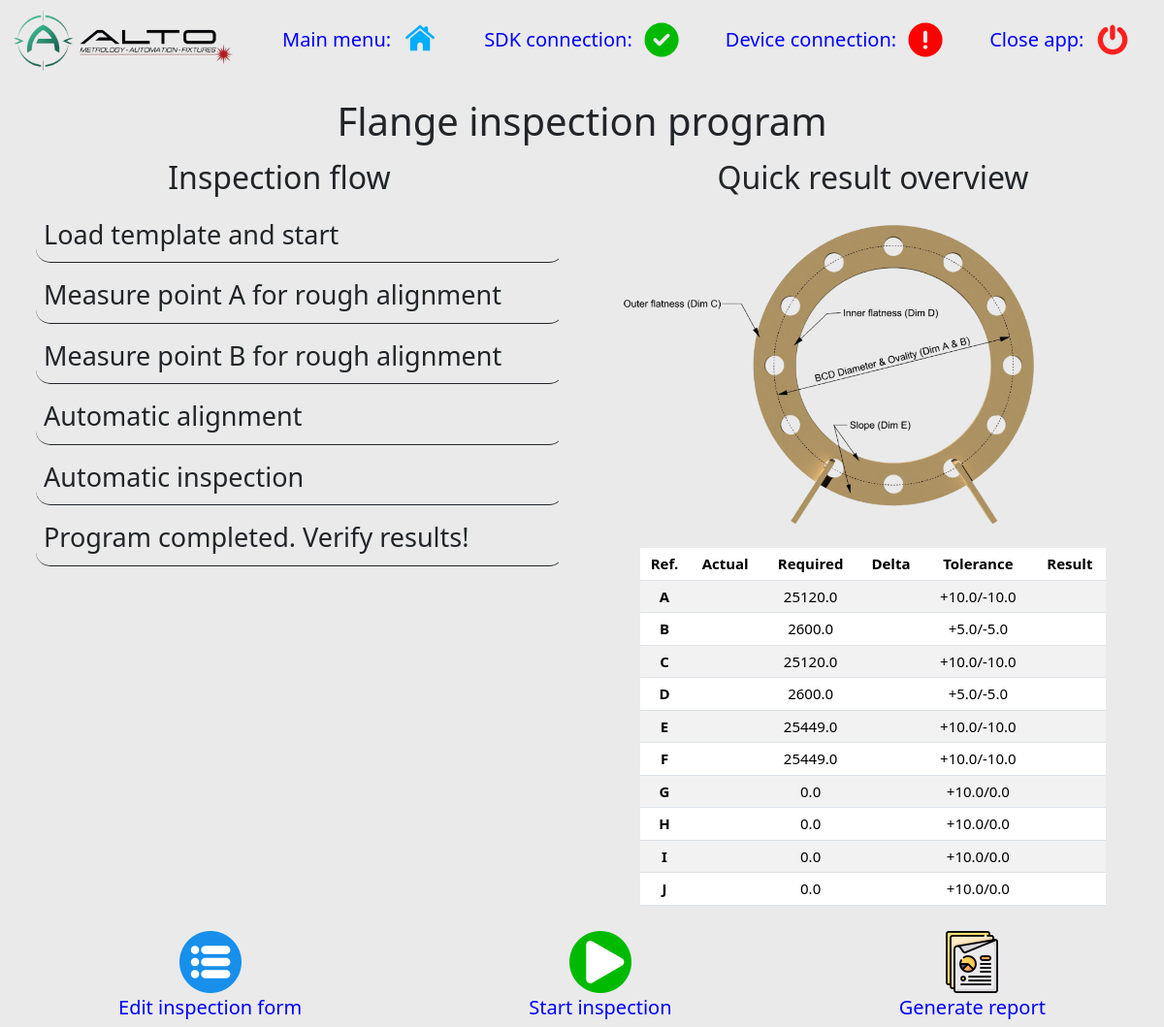
The app's page /inspection/flange_inspection/1/ with its own data.
### user_interface/models.py (models this page shows, shortened)
class ProjectNominalAndTolerance(models.Model):
    dimension_name = models.CharField(max_length=100, blank=False, verbose_name='Dimension reference name')
    nominal = models.FloatField(blank=False, verbose_name='Nominal', default=0)
    tolerance_upper = models.FloatField(blank=False, verbose_name='Tolerance value - Upper', default=0)
    tolerance_lower = models.FloatField(blank=False, verbose_name='Tolerance value - Lower', default=0)
    can_ref = models.CharField(blank=True, verbose_name='CAN reference', choices=list_of_cans,
                               max_length=200, null=True)
    station_name = models.ForeignKey(MainFunction, on_delete=models.CASCADE)

### user_interface/views.py (the view)
# urls.py: path('inspection/flange_inspection/<int:pk>/', flange_inspection, name='flange_inspection'),
def flange_inspection(request, pk):
    station_id = FillForm.objects.get(pk=pk).station_name.pk
    query_set = ProjectNominalAndTolerance.objects.filter(station_name=station_id)
    return render(request, template_name='user_interface/inspection/flange_inspection.html',
                  context={'form_pk': pk,
                           'required_n_tolerance_list': query_set,
                           'num_dim': len(query_set)})

### user_interface/templatetags/tags.py (called while the page is built)
@register.simple_tag()
def prep_tolerance_str(upper, lower):
    return '+{0}/{1}'.format(upper, lower)

### user_interface/templates/user_interface/inspection/flange_inspection.html (shortened to what this page needs)
{% extends "user_interface/base.html" %}
{% load static %}
{% load tags %}
{% block page_css %}
<link rel="stylesheet" href="{% static 'user_interface/inspection/flange_inspection/flange_inspection.css' %}">
<link rel="stylesheet" href="{% static 'user_interface/inspection.css' %}">
{% endblock %}
{% block content %}
    <main class="content">
    <h1>Flange inspection program</h1>
    <div class="container-flex text-center">
      <div class="row align-items-start">
        <div class="col">
          <h2>Inspection flow</h2>
          <ul class="flow">
              <li id="instrument-connection">
                  <span>Load template and start</span>
              </li>
              <li id="point-a">
                  <span>Measure point A for rough alignment</span>
              </li>
              <li id="point-b">
                  <span>Measure point B for rough alignment</span>
              </li>
              <li id="auto-alignment">
                  <span>Automatic alignment</span>
              </li>
              <li id="auto-inspection">
                  <span>Automatic inspection</span>
              </li>
              <li>Program completed. Verify results!</li>
          </ul>
        </div>
        <div class="col">
          <h2>Quick result overview</h2>
          <div class="overview">
              <img src="{% static 'user_interface/inspection/flange_inspection/demo-flange.png' %}">
              <table class="table table-striped">
                  <thead>
                    <tr>
                      <th scope="col">Ref.</th>
                      <th scope="col">Actual</th>
                      <th scope="col">Required</th>
                      <th scope="col">Delta</th>
                      <th scope="col">Tolerance</th>
                      <th scope="col">Result</th>
                    </tr>
                  </thead>
                  <tbody>
                    {% for item in required_n_tolerance_list %}
                    <tr id="{{ item.dimension_name }}">
                      <th scope="row">{{ item.dimension_name|upper }}</th>
                      <td class="clearable"></td>
                      <td>{{ item.nominal }}</td>
                      <td class="clearable"></td>
                      <td>{% prep_tolerance_str item.tolerance_upper item.tolerance_lower %}</td>
                      <td class="clearable result"></td>
                    </tr>
                    {% endfor %}
                  </tbody>
              </table>
          </div>
        </div>
      </div>
    </div>
    </main>
{% include 'user_interface/footer.html' %}
{% endblock %}

### user_interface/static/user_interface/base.css (style rules this page uses)
body { background-color: #EAEAEA; margin: 0px; height: 100vh; overflow: hidden; }
h2 { margin-bottom: 2px; }

### user_interface/static/user_interface/inspection/flange_inspection/flange_inspection.css (style rules this page uses)
main h1 { text-align: center; padding: 5px; margin: 5px; }
h2 { padding: 5px; }
ul { list-style: none; }
ul li { width: 100%; font-size: 27px; text-align: left; padding: 8px; margin: 5px; border: solid; border-left: none; border-top: none; border-right: none; border-radius: 15px; border-width: 1px; }
.overview { display: flex; flex-direction: column; align-items: center; }
.overview img { width: 75vh; }
.table { font-size: 15px; width: 80%; }
.table>:not(caption)>*>* { padding: 5px; !important }

### user_interface/static/user_interface/inspection.css (style rules this page uses)
body { display: flex; flex-direction: column; }
main { flex: 1; }
.flow { overflow-x: hidden; overflow-y: auto; max-height: 65vh; }

### records on screen
ProjectNominalAndTolerance: dimension_name "A", nominal "25120.0", tolerance_upper+tolerance_lower "+10.0/-10.0"
ProjectNominalAndTolerance: dimension_name "B", nominal "2600.0", tolerance_upper+tolerance_lower "+5.0/-5.0"
ProjectNominalAndTolerance: dimension_name "C", nominal "25120.0", tolerance_upper+tolerance_lower "+10.0/-10.0"
ProjectNominalAndTolerance: dimension_name "D", nominal "2600.0", tolerance_upper+tolerance_lower "+5.0/-5.0"
ProjectNominalAndTolerance: dimension_name "E", nominal "25449.0", tolerance_upper+tolerance_lower "+10.0/-10.0"
ProjectNominalAndTolerance: dimension_name "F", nominal "25449.0", tolerance_upper+tolerance_lower "+10.0/-10.0"
ProjectNominalAndTolerance: dimension_name "G", nominal "0.0", tolerance_upper+tolerance_lower "+10.0/0.0"
ProjectNominalAndTolerance: dimension_name "H", nominal "0.0", tolerance_upper+tolerance_lower "+10.0/0.0"
ProjectNominalAndTolerance: dimension_name "I", nominal "0.0", tolerance_upper+tolerance_lower "+10.0/0.0"
ProjectNominalAndTolerance: dimension_name "J", nominal "0.0", tolerance_upper+tolerance_lower "+10.0/0.0"
